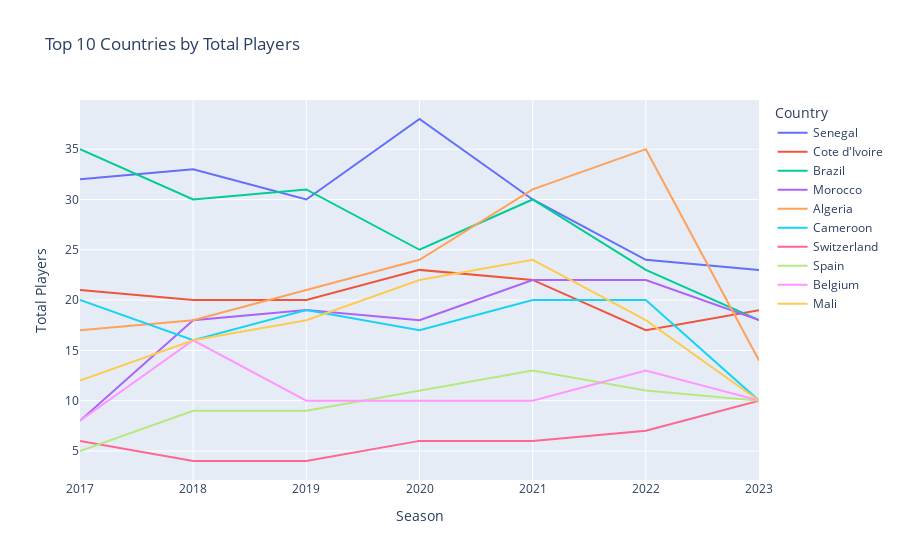

The notebook cell saved with this chart:
### Code cell
# plot total players for each season by country - timeseries
plots.var_totals_plot('country')

### Figure 1 — Plotly figure (JSON) as saved in the notebook; plotly's stock layout.template omitted (floating-point values rounded to 4 significant figures)
{"data": [{"hovertemplate": "country=Senegal<br>variable=%{x}<br>value=%{y}<extra></extra>", "legendgroup": "Senegal", "line": {"color": "#636efa", "dash": "solid"}, "marker": {"symbol": "circle"}, "mode": "lines", "name": "Senegal", "orientation": "v", "showlegend": true, "type": "scatter", "x": ["2017", "2018", "2019", "2020", "2021", "2022", "2023"], "xaxis": "x", "y": [32, 33, 30, 38, 30, 24, 23], "yaxis": "y"}, {"hovertemplate": "country=Cote d'Ivoire<br>variable=%{x}<br>value=%{y}<extra></extra>", "legendgroup": "Cote d'Ivoire", "line": {"color": "#EF553B", "dash": "solid"}, "marker": {"symbol": "circle"}, "mode": "lines", "name": "Cote d'Ivoire", "orientation": "v", "showlegend": true, "type": "scatter", "x": ["2017", "2018", "2019", "2020", "2021", "2022", "2023"], "xaxis": "x", "y": [21, 20, 20, 23, 22, 17, 19], "yaxis": "y"}, {"hovertemplate": "country=Brazil<br>variable=%{x}<br>value=%{y}<extra></extra>", "legendgroup": "Brazil", "line": {"color": "#00cc96", "dash": "solid"}, "marker": {"symbol": "circle"}, "mode": "lines", "name": "Brazil", "orientation": "v", "showlegend": true, "type": "scatter", "x": ["2017", "2018", "2019", "2020", "2021", "2022", "2023"], "xaxis": "x", "y": [35, 30, 31, 25, 30, 23, 18], "yaxis": "y"}, {"hovertemplate": "country=Morocco<br>variable=%{x}<br>value=%{y}<extra></extra>", "legendgroup": "Morocco", "line": {"color": "#ab63fa", "dash": "solid"}, "marker": {"symbol": "circle"}, "mode": "lines", "name": "Morocco", "orientation": "v", "showlegend": true, "type": "scatter", "x": ["2017", "2018", "2019", "2020", "2021", "2022", "2023"], "xaxis": "x", "y": [8, 18, 19, 18, 22, 22, 18], "yaxis": "y"}, {"hovertemplate": "country=Algeria<br>variable=%{x}<br>value=%{y}<extra></extra>", "legendgroup": "Algeria", "line": {"color": "#FFA15A", "dash": "solid"}, "marker": {"symbol": "circle"}, "mode": "lines", "name": "Algeria", "orientation": "v", "showlegend": true, "type": "scatter", "x": ["2017", "2018", "2019", "2020", "2021", "2022", "2023"], "xaxis": "x", "y": [17, 18, 21, 24, 31, 35, 14], "yaxis": "y"}, {"hovertemplate": "country=Cameroon<br>variable=%{x}<br>value=%{y}<extra></extra>", "legendgroup": "Cameroon", "line": {"color": "#19d3f3", "dash": "solid"}, "marker": {"symbol": "circle"}, "mode": "lines", "name": "Cameroon", "orientation": "v", "showlegend": true, "type": "scatter", "x": ["2017", "2018", "2019", "2020", "2021", "2022", "2023"], "xaxis": "x", "y": [20, 16, 19, 17, 20, 20, 10], "yaxis": "y"}, {"hovertemplate": "country=Switzerland<br>variable=%{x}<br>value=%{y}<extra></extra>", "legendgroup": "Switzerland", "line": {"color": "#FF6692", "dash": "solid"}, "marker": {"symbol": "circle"}, "mode": "lines", "name": "Switzerland", "orientation": "v", "showlegend": true, "type": "scatter", "x": ["2017", "2018", "2019", "2020", "2021", "2022", "2023"], "xaxis": "x", "y": [6, 4, 4, 6, 6, 7, 10], "yaxis": "y"}, {"hovertemplate": "country=Spain<br>variable=%{x}<br>value=%{y}<extra></extra>", "legendgroup": "Spain", "line": {"color": "#B6E880", "dash": "solid"}, "marker": {"symbol": "circle"}, "mode": "lines", "name": "Spain", "orientation": "v", "showlegend": true, "type": "scatter", "x": ["2017", "2018", "2019", "2020", "2021", "2022", "2023"], "xaxis": "x", "y": [5, 9, 9, 11, 13, 11, 10], "yaxis": "y"}, {"hovertemplate": "country=Belgium<br>variable=%{x}<br>value=%{y}<extra></extra>", "legendgroup": "Belgium", "line": {"color": "#FF97FF", "dash": "solid"}, "marker": {"symbol": "circle"}, "mode": "lines", "name": "Belgium", "orientation": "v", "showlegend": true, "type": "scatter", "x": ["2017", "2018", "2019", "2020", "2021", "2022", "2023"], "xaxis": "x", "y": [8, 16, 10, 10, 10, 13, 10], "yaxis": "y"}, {"hovertemplate": "country=Mali<br>variable=%{x}<br>value=%{y}<extra></extra>", "legendgroup": "Mali", "line": {"color": "#FECB52", "dash": "solid"}, "marker": {"symbol": "circle"}, "mode": "lines", "name": "Mali", "orientation": "v", "showlegend": true, "type": "scatter", "x": ["2017", "2018", "2019", "2020", "2021", "2022", "2023"], "xaxis": "x", "y": [12, 16, 18, 22, 24, 18, 10], "yaxis": "y"}], "layout": {"legend": {"title": {"text": "Country"}, "tracegroupgap": 0}, "title": {"text": "Top 10 Countries by Total Players"}, "xaxis": {"anchor": "y", "domain": [0, 1], "title": {"text": "Season"}}, "yaxis": {"anchor": "x", "domain": [0, 1], "title": {"text": "Total Players"}}}}
